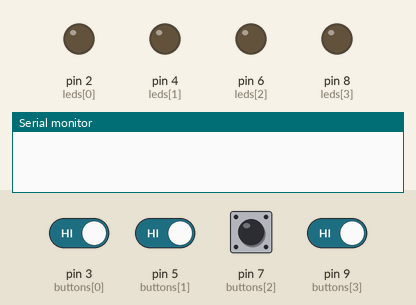
Recording of a sketch running on a simulated Arduino Mega 2560, built with avr-gcc and run on an emulated ATmega2560. Shown: output pins drawn as LEDs (lit = HIGH), the last lines printed to the serial monitor. Dashed ring = blinking. The test bench sets the inputs (shaded band); at power-on: pin 3 (buttons[0]), pin 5 (buttons[1]), pin 7 (buttons[2]), pin 9 (buttons[3]) HIGH. Random numbers use the default seed unless the sketch sets one.

Above: at 1.2 s.
1.3 s: pin 3 (buttons[0]) driven LOW and pin 9 (buttons[3]) driven LOW
At 4.95 s:
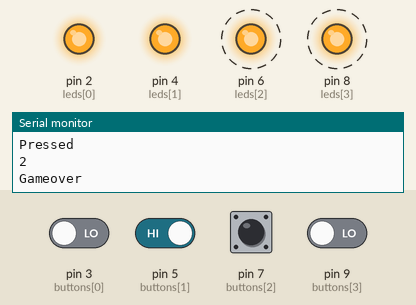
7.5 s: pin 9 (buttons[3]) driven HIGH
At 12.0 s:
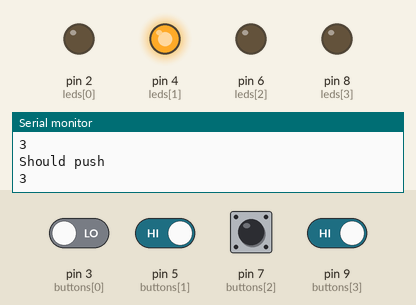
15.4 s: pin 9 (buttons[3]) driven LOW
At 22.0 s:
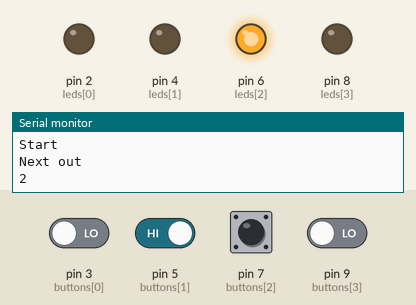
22.4 s: pin 3 (buttons[0]) driven LOW and pin 5 (buttons[1]) driven LOW
Timing chart, 0 to 31.8 s (numbered marks = the images above; inputs shaded):
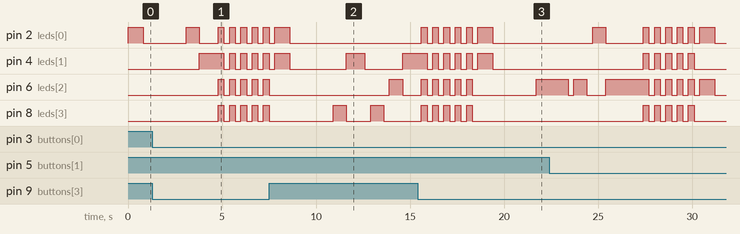

The sketch:

SimonGame.ino
```cpp
// Code for Simon Says Arduino Wiring and Code Tutorial
// Video found at: https://www.youtube.com/watch?v=TJiz7PT21B4

// Define all the LED and Button pins.
// {RED, GREEN, YELLOW, BLUE}
int buttons[] = {3, 5, 7, 9}; //The four button input pins
int leds[] = {2, 4, 6, 8};  // LED pins

int sequence[100];

int largestIndex = 0;

int buttonPin = 2;

const int START = 0;
const int PLAY = 1;
const int GAMEOVER = 2;

int gameState;

int speed = 500;
boolean running = true;  // Flag to know is knightrider is running

long currentMillis = 0;
long previousMillis = 0;

// the setup routine runs once when you press reset:
void setup() {

  for(int pin=0; pin<4; pin++)
  {
    pinMode(leds[pin], OUTPUT);
  }

  for(int pin=0; pin<4; pin++)
  {
    pinMode(buttons[pin], INPUT_PULLUP);
  }

  Serial.begin(9600);

  gameState = START; // Start the game with the start.
  randomSeed(analogRead(40)); // initializes the pseudo-random number generator,

}

// the loop routine runs over and over again forever:
void loop() {

  if(gameState == START)
  {
    waitToStart();
  }
  else if(gameState == PLAY)
  {
    Serial.println("Start");
    showSequence();
    readSequence();
  }
  else if(gameState == GAMEOVER)
  {
    Serial.println("Gameover");
    blinkAll(5);
    gameState = START;
  }

}

void showSequence()
{

  //blinkRed(2);

  sequence[largestIndex] = random(0,4);
  Serial.println("Next out");
  Serial.println(sequence[largestIndex]);
  largestIndex++;

  for(int index=0; index<largestIndex; index++)
  {
     delay(300);
     digitalWrite(leds[sequence[index]], HIGH);
     delay(700);
     digitalWrite(leds[sequence[index]], LOW);
  }
  //blinkGreen(2);

}

void readSequence()
{

  //blinkYellow(2);
  int positionPressed;
  boolean madeMistake = false;


  for(int index=0; index<largestIndex && madeMistake == false; index++)
  {
    Serial.println("");
    Serial.println("Should push");
    Serial.println(sequence[index]);

    positionPressed = waitForButton(1000); // 0, 1, 2, or 3

    Serial.println("Pressed");
    Serial.println(positionPressed);
    if(positionPressed == -1 | positionPressed != sequence[index])
    {
        madeMistake = true; // Exit the loop.
        gameState = GAMEOVER;
    }
  }
  //blinkBlue(2);
}


// Returns the position of Button pressed (0, 1, 2, or 3) or -1 if no button is pressed in the time period.
int waitForButton(int delay)
{
  int buttonPressed = -1;
  int input;
  boolean buttonBackUp = false;

  currentMillis = millis();     // The number of ms since the program started running
  previousMillis = currentMillis;   // Records the point when we start spinning the loop.

  // Keep spinning the loop until "delay" seconds have passed.
  while (currentMillis - previousMillis < delay && buttonBackUp == false)
  {
    // Read the button and record when it has been pushed down.
    for(int pin = 0; pin < 4 && buttonBackUp == false; pin++)
    {
      if(digitalRead(buttons[pin]) == HIGH)
      {
        buttonPressed = pin;

        // Show the LED pushed.
        digitalWrite(leds[pin], HIGH);

        // It is possible the button is still being pushed.
        // This loop spins until the button is let up.
        while (currentMillis - previousMillis < delay && buttonBackUp == false)
        {
          input = digitalRead(buttons[pin]);
          if(input == LOW)
          {
            buttonBackUp = true;
          }
          currentMillis = millis();
        }

        // Turn the LED pushed off.
        digitalWrite(leds[pin], LOW);

        // See if they took to long.
        if(currentMillis - previousMillis > delay)
        {
          buttonPressed = -1; // They took to long to let the button up so they lose.
        }
      }
    }

    currentMillis = millis();
  }

  return buttonPressed;
}

void waitToStart()
{
  int buttonPressed = -1;
  allOff();

  for(int pin = 0; pin < 4; pin++)
  {
    if(buttonPressed == -1)
    {
      digitalWrite(leds[pin], HIGH);
      buttonPressed = waitForButton(800);
      digitalWrite(leds[pin], LOW);
    }
  }

  if(buttonPressed != -1)
  {
    // A button was pushed so wait then start playing.
    delay(2000);
    largestIndex = 0; // Restart
    gameState = PLAY;
  }
}

// Turns all the LEDs off.
void allOff()
{
  for(int pin = 0; pin < 4; pin++)
  {
    digitalWrite(leds[pin], LOW);
  }
}

// Turns all the LEDs on.
void allOn()
{
  for(int pin = 0; pin < 4; pin++)
  {
    digitalWrite(leds[pin], HIGH);
  }
}

// Spins a loop until "delay" milliseconds passes.
// While the loop is spinning we keep looking at the value of the button to see if pushed.
boolean readAnyButton(int delay)
{
  boolean buttonDown = false;

  currentMillis = millis();     // The number of ms since the program started running
  previousMillis = currentMillis;   // Records the point when we start spinning the loop.

  // Keep spinning the loop until "delay" seconds have passed.
  while (currentMillis - previousMillis < delay && buttonDown == false)
  {
    // Read the button and record when it has been pushed down.
    for(int pin = 0; pin < 4; pin++)
    {
      if(digitalRead(buttons[pin]) == HIGH)
      {
        buttonDown = true;
      }
    }

    currentMillis = millis();
  }

  return buttonDown;
}

void blinkAll(int times)
{
  for(int count = 0; count < times; count++)
  {
    allOn();
    delay(300);
    allOff();
    delay(300);
  }
}

void blinkRed(int times)
{
  for(int count = 0; count < times; count++)
  {
    digitalWrite(leds[0], HIGH);
    delay(300);
    digitalWrite(leds[0], LOW);
    delay(300);
  }
}

void blinkGreen(int times)
{
  for(int count = 0; count < times; count++)
  {
    digitalWrite(leds[1], HIGH);
    delay(300);
    digitalWrite(leds[1], LOW);
    delay(300);
  }
}

void blinkYellow(int times)
{
  for(int count = 0; count < times; count++)
  {
    digitalWrite(leds[2], HIGH);
    delay(300);
    digitalWrite(leds[2], LOW);
    delay(300);
  }
}

void blinkBlue(int times)
{
  for(int count = 0; count < times; count++)
  {
    digitalWrite(leds[3], HIGH);
    delay(300);
    digitalWrite(leds[3], LOW);
    delay(300);
  }
}
```
